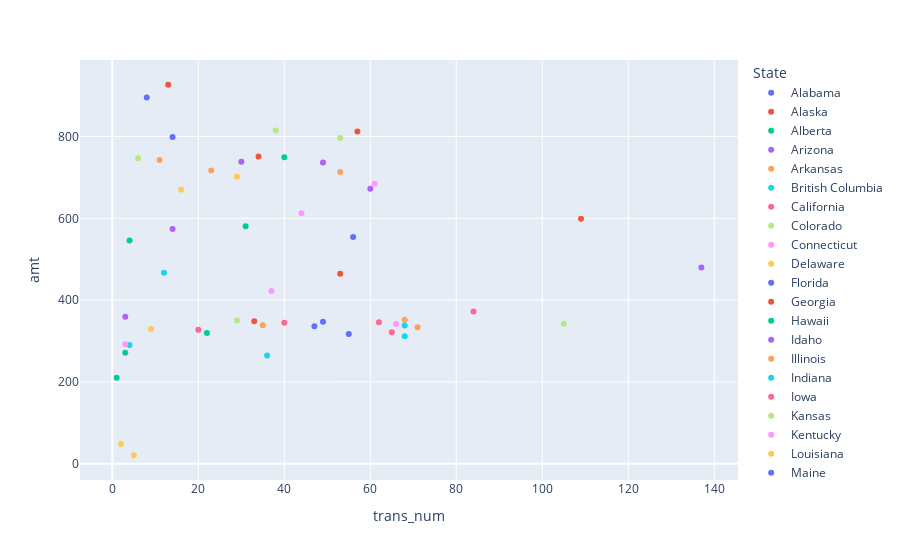

Write notebook code for a chart like this one.
### Code cell
# Build scatter plot for latitude vs. temperature


fig = px.scatter(state_merch_fraud, x=state_merch_fraud['trans_num'], y=state_merch_fraud['amt'], color='merch_state', hover_name='merch_state')

fig.update_traces(textposition='top center')  # Position the state name on top of the data point

fig.show()

# Show plot
plt.show()

### Figure 1 — Plotly figure (JSON) as saved in the notebook; plotly's stock layout.template omitted (floating-point values rounded to 4 significant figures)
{"data": [{"hovertemplate": "<b>%{hovertext}</b><br><br>State=Alabama<br>trans_num=%{x}<br>amt=%{y}<extra></extra>", "hovertext": ["Alabama"], "legendgroup": "Alabama", "marker": {"color": "#636efa", "symbol": "circle"}, "mode": "markers", "name": "Alabama", "orientation": "v", "showlegend": true, "textposition": "top center", "type": "scatter", "x": [56], "xaxis": "x", "y": [554.4], "yaxis": "y"}, {"hovertemplate": "<b>%{hovertext}</b><br><br>State=Alaska<br>trans_num=%{x}<br>amt=%{y}<extra></extra>", "hovertext": ["Alaska"], "legendgroup": "Alaska", "marker": {"color": "#EF553B", "symbol": "circle"}, "mode": "markers", "name": "Alaska", "orientation": "v", "showlegend": true, "textposition": "top center", "type": "scatter", "x": [13], "xaxis": "x", "y": [926.7], "yaxis": "y"}, {"hovertemplate": "<b>%{hovertext}</b><br><br>State=Alberta<br>trans_num=%{x}<br>amt=%{y}<extra></extra>", "hovertext": ["Alberta"], "legendgroup": "Alberta", "marker": {"color": "#00cc96", "symbol": "circle"}, "mode": "markers", "name": "Alberta", "orientation": "v", "showlegend": true, "textposition": "top center", "type": "scatter", "x": [1], "xaxis": "x", "y": [209.8], "yaxis": "y"}, {"hovertemplate": "<b>%{hovertext}</b><br><br>State=Arizona<br>trans_num=%{x}<br>amt=%{y}<extra></extra>", "hovertext": ["Arizona"], "legendgroup": "Arizona", "marker": {"color": "#ab63fa", "symbol": "circle"}, "mode": "markers", "name": "Arizona", "orientation": "v", "showlegend": true, "textposition": "top center", "type": "scatter", "x": [30], "xaxis": "x", "y": [738.4], "yaxis": "y"}, {"hovertemplate": "<b>%{hovertext}</b><br><br>State=Arkansas<br>trans_num=%{x}<br>amt=%{y}<extra></extra>", "hovertext": ["Arkansas"], "legendgroup": "Arkansas", "marker": {"color": "#FFA15A", "symbol": "circle"}, "mode": "markers", "name": "Arkansas", "orientation": "v", "showlegend": true, "textposition": "top center", "type": "scatter", "x": [23], "xaxis": "x", "y": [717.2], "yaxis": "y"}, {"hovertemplate": "<b>%{hovertext}</b><br><br>State=British Columbia<br>trans_num=%{x}<br>amt=%{y}<extra></extra>", "hovertext": ["British Columbia"], "legendgroup": "British Columbia", "marker": {"color": "#19d3f3", "symbol": "circle"}, "mode": "markers", "name": "British Columbia", "orientation": "v", "showlegend": true, "textposition": "top center", "type": "scatter", "x": [4], "xaxis": "x", "y": [290.0], "yaxis": "y"}, {"hovertemplate": "<b>%{hovertext}</b><br><br>State=California<br>trans_num=%{x}<br>amt=%{y}<extra></extra>", "hovertext": ["California"], "legendgroup": "California", "marker": {"color": "#FF6692", "symbol": "circle"}, "mode": "markers", "name": "California", "orientation": "v", "showlegend": true, "textposition": "top center", "type": "scatter", "x": [65], "xaxis": "x", "y": [321.2], "yaxis": "y"}, {"hovertemplate": "<b>%{hovertext}</b><br><br>State=Colorado<br>trans_num=%{x}<br>amt=%{y}<extra></extra>", "hovertext": ["Colorado"], "legendgroup": "Colorado", "marker": {"color": "#B6E880", "symbol": "circle"}, "mode": "markers", "name": "Colorado", "orientation": "v", "showlegend": true, "textposition": "top center", "type": "scatter", "x": [6], "xaxis": "x", "y": [747.2], "yaxis": "y"}, {"hovertemplate": "<b>%{hovertext}</b><br><br>State=Connecticut<br>trans_num=%{x}<br>amt=%{y}<extra></extra>", "hovertext": ["Connecticut"], "legendgroup": "Connecticut", "marker": {"color": "#FF97FF", "symbol": "circle"}, "mode": "markers", "name": "Connecticut", "orientation": "v", "showlegend": true, "textposition": "top center", "type": "scatter", "x": [37], "xaxis": "x", "y": [422.3], "yaxis": "y"}, {"hovertemplate": "<b>%{hovertext}</b><br><br>State=Delaware<br>trans_num=%{x}<br>amt=%{y}<extra></extra>", "hovertext": ["Delaware"], "legendgroup": "Delaware", "marker": {"color": "#FECB52", "symbol": "circle"}, "mode": "markers", "name": "Delaware", "orientation": "v", "showlegend": true, "textposition": "top center", "type": "scatter", "x": [9], "xaxis": "x", "y": [329.2], "yaxis": "y"}, {"hovertemplate": "<b>%{hovertext}</b><br><br>State=Florida<br>trans_num=%{x}<br>amt=%{y}<extra></extra>", "hovertext": ["Florida"], "legendgroup": "Florida", "marker": {"color": "#636efa", "symbol": "circle"}, "mode": "markers", "name": "Florida", "orientation": "v", "showlegend": true, "textposition": "top center", "type": "scatter", "x": [49], "xaxis": "x", "y": [347.3], "yaxis": "y"}, {"hovertemplate": "<b>%{hovertext}</b><br><br>State=Georgia<br>trans_num=%{x}<br>amt=%{y}<extra></extra>", "hovertext": ["Georgia"], "legendgroup": "Georgia", "marker": {"color": "#EF553B", "symbol": "circle"}, "mode": "markers", "name": "Georgia", "orientation": "v", "showlegend": true, "textposition": "top center", "type": "scatter", "x": [53], "xaxis": "x", "y": [464.3], "yaxis": "y"}, {"hovertemplate": "<b>%{hovertext}</b><br><br>State=Hawaii<br>trans_num=%{x}<br>amt=%{y}<extra></extra>", "hovertext": ["Hawaii"], "legendgroup": "Hawaii", "marker": {"color": "#00cc96", "symbol": "circle"}, "mode": "markers", "name": "Hawaii", "orientation": "v", "showlegend": true, "textposition": "top center", "type": "scatter", "x": [4], "xaxis": "x", "y": [545.7], "yaxis": "y"}, {"hovertemplate": "<b>%{hovertext}</b><br><br>State=Idaho<br>trans_num=%{x}<br>amt=%{y}<extra></extra>", "hovertext": ["Idaho"], "legendgroup": "Idaho", "marker": {"color": "#ab63fa", "symbol": "circle"}, "mode": "markers", "name": "Idaho", "orientation": "v", "showlegend": true, "textposition": "top center", "type": "scatter", "x": [14], "xaxis": "x", "y": [574.0], "yaxis": "y"}, {"hovertemplate": "<b>%{hovertext}</b><br><br>State=Illinois<br>trans_num=%{x}<br>amt=%{y}<extra></extra>", "hovertext": ["Illinois"], "legendgroup": "Illinois", "marker": {"color": "#FFA15A", "symbol": "circle"}, "mode": "markers", "name": "Illinois", "orientation": "v", "showlegend": true, "textposition": "top center", "type": "scatter", "x": [71], "xaxis": "x", "y": [333.7], "yaxis": "y"}, {"hovertemplate": "<b>%{hovertext}</b><br><br>State=Indiana<br>trans_num=%{x}<br>amt=%{y}<extra></extra>", "hovertext": ["Indiana"], "legendgroup": "Indiana", "marker": {"color": "#19d3f3", "symbol": "circle"}, "mode": "markers", "name": "Indiana", "orientation": "v", "showlegend": true, "textposition": "top center", "type": "scatter", "x": [68], "xaxis": "x", "y": [311.7], "yaxis": "y"}, {"hovertemplate": "<b>%{hovertext}</b><br><br>State=Iowa<br>trans_num=%{x}<br>amt=%{y}<extra></extra>", "hovertext": ["Iowa"], "legendgroup": "Iowa", "marker": {"color": "#FF6692", "symbol": "circle"}, "mode": "markers", "name": "Iowa", "orientation": "v", "showlegend": true, "textposition": "top center", "type": "scatter", "x": [84], "xaxis": "x", "y": [371.9], "yaxis": "y"}, {"hovertemplate": "<b>%{hovertext}</b><br><br>State=Kansas<br>trans_num=%{x}<br>amt=%{y}<extra></extra>", "hovertext": ["Kansas"], "legendgroup": "Kansas", "marker": {"color": "#B6E880", "symbol": "circle"}, "mode": "markers", "name": "Kansas", "orientation": "v", "showlegend": true, "textposition": "top center", "type": "scatter", "x": [38], "xaxis": "x", "y": [814.8], "yaxis": "y"}, {"hovertemplate": "<b>%{hovertext}</b><br><br>State=Kentucky<br>trans_num=%{x}<br>amt=%{y}<extra></extra>", "hovertext": ["Kentucky"], "legendgroup": "Kentucky", "marker": {"color": "#FF97FF", "symbol": "circle"}, "mode": "markers", "name": "Kentucky", "orientation": "v", "showlegend": true, "textposition": "top center", "type": "scatter", "x": [61], "xaxis": "x", "y": [684.3], "yaxis": "y"}, {"hovertemplate": "<b>%{hovertext}</b><br><br>State=Louisiana<br>trans_num=%{x}<br>amt=%{y}<extra></extra>", "hovertext": ["Louisiana"], "legendgroup": "Louisiana", "marker": {"color": "#FECB52", "symbol": "circle"}, "mode": "markers", "name": "Louisiana", "orientation": "v", "showlegend": true, "textposition": "top center", "type": "scatter", "x": [29], "xaxis": "x", "y": [701.8], "yaxis": "y"}, {"hovertemplate": "<b>%{hovertext}</b><br><br>State=Maine<br>trans_num=%{x}<br>amt=%{y}<extra></extra>", "hovertext": ["Maine"], "legendgroup": "Maine", "marker": {"color": "#636efa", "symbol": "circle"}, "mode": "markers", "name": "Maine", "orientation": "v", "showlegend": true, "textposition": "top center", "type": "scatter", "x": [14], "xaxis": "x", "y": [798.8], "yaxis": "y"}, {"hovertemplate": "<b>%{hovertext}</b><br><br>State=Maryland<br>trans_num=%{x}<br>amt=%{y}<extra></extra>", "hovertext": ["Maryland"], "legendgroup": "Maryland", "marker": {"color": "#EF553B", "symbol": "circle"}, "mode": "markers", "name": "Maryland", "orientation": "v", "showlegend": true, "textposition": "top center", "type": "scatter", "x": [57], "xaxis": "x", "y": [812.1], "yaxis": "y"}, {"hovertemplate": "<b>%{hovertext}</b><br><br>State=Massachusetts<br>trans_num=%{x}<br>amt=%{y}<extra></extra>", "hovertext": ["Massachusetts"], "legendgroup": "Massachusetts", "marker": {"color": "#00cc96", "symbol": "circle"}, "mode": "markers", "name": "Massachusetts", "orientation": "v", "showlegend": true, "textposition": "top center", "type": "scatter", "x": [22], "xaxis": "x", "y": [319.5], "yaxis": "y"}, {"hovertemplate": "<b>%{hovertext}</b><br><br>State=Michigan<br>trans_num=%{x}<br>amt=%{y}<extra></extra>", "hovertext": ["Michigan"], "legendgroup": "Michigan", "marker": {"color": "#ab63fa", "symbol": "circle"}, "mode": "markers", "name": "Michigan", "orientation": "v", "showlegend": true, "textposition": "top center", "type": "scatter", "x": [49], "xaxis": "x", "y": [736.5], "yaxis": "y"}, {"hovertemplate": "<b>%{hovertext}</b><br><br>State=Minnesota<br>trans_num=%{x}<br>amt=%{y}<extra></extra>", "hovertext": ["Minnesota"], "legendgroup": "Minnesota", "marker": {"color": "#FFA15A", "symbol": "circle"}, "mode": "markers", "name": "Minnesota", "orientation": "v", "showlegend": true, "textposition": "top center", "type": "scatter", "x": [68], "xaxis": "x", "y": [351.6], "yaxis": "y"}, {"hovertemplate": "<b>%{hovertext}</b><br><br>State=Mississippi<br>trans_num=%{x}<br>amt=%{y}<extra></extra>", "hovertext": ["Mississippi"], "legendgroup": "Mississippi", "marker": {"color": "#19d3f3", "symbol": "circle"}, "mode": "markers", "name": "Mississippi", "orientation": "v", "showlegend": true, "textposition": "top center", "type": "scatter", "x": [68], "xaxis": "x", "y": [337.8], "yaxis": "y"}, {"hovertemplate": "<b>%{hovertext}</b><br><br>State=Missouri<br>trans_num=%{x}<br>amt=%{y}<extra></extra>", "hovertext": ["Missouri"], "legendgroup": "Missouri", "marker": {"color": "#FF6692", "symbol": "circle"}, "mode": "markers", "name": "Missouri", "orientation": "v", "showlegend": true, "textposition": "top center", "type": "scatter", "x": [62], "xaxis": "x", "y": [346.1], "yaxis": "y"}, {"hovertemplate": "<b>%{hovertext}</b><br><br>State=Montana<br>trans_num=%{x}<br>amt=%{y}<extra></extra>", "hovertext": ["Montana"], "legendgroup": "Montana", "marker": {"color": "#B6E880", "symbol": "circle"}, "mode": "markers", "name": "Montana", "orientation": "v", "showlegend": true, "textposition": "top center", "type": "scatter", "x": [29], "xaxis": "x", "y": [350.0], "yaxis": "y"}, {"hovertemplate": "<b>%{hovertext}</b><br><br>State=Nebraska<br>trans_num=%{x}<br>amt=%{y}<extra></extra>", "hovertext": ["Nebraska"], "legendgroup": "Nebraska", "marker": {"color": "#FF97FF", "symbol": "circle"}, "mode": "markers", "name": "Nebraska", "orientation": "v", "showlegend": true, "textposition": "top center", "type": "scatter", "x": [44], "xaxis": "x", "y": [612.3], "yaxis": "y"}, {"hovertemplate": "<b>%{hovertext}</b><br><br>State=New Brunswick<br>trans_num=%{x}<br>amt=%{y}<extra></extra>", "hovertext": ["New Brunswick"], "legendgroup": "New Brunswick", "marker": {"color": "#FECB52", "symbol": "circle"}, "mode": "markers", "name": "New Brunswick", "orientation": "v", "showlegend": true, "textposition": "top center", "type": "scatter", "x": [2], "xaxis": "x", "y": [47.77], "yaxis": "y"}, {"hovertemplate": "<b>%{hovertext}</b><br><br>State=New Hampshire<br>trans_num=%{x}<br>amt=%{y}<extra></extra>", "hovertext": ["New Hampshire"], "legendgroup": "New Hampshire", "marker": {"color": "#636efa", "symbol": "circle"}, "mode": "markers", "name": "New Hampshire", "orientation": "v", "showlegend": true, "textposition": "top center", "type": "scatter", "x": [8], "xaxis": "x", "y": [895.3], "yaxis": "y"}, {"hovertemplate": "<b>%{hovertext}</b><br><br>State=New Jersey<br>trans_num=%{x}<br>amt=%{y}<extra></extra>", "hovertext": ["New Jersey"], "legendgroup": "New Jersey", "marker": {"color": "#EF553B", "symbol": "circle"}, "mode": "markers", "name": "New Jersey", "orientation": "v", "showlegend": true, "textposition": "top center", "type": "scatter", "x": [34], "xaxis": "x", "y": [751.3], "yaxis": "y"}, {"hovertemplate": "<b>%{hovertext}</b><br><br>State=New Mexico<br>trans_num=%{x}<br>amt=%{y}<extra></extra>", "hovertext": ["New Mexico"], "legendgroup": "New Mexico", "marker": {"color": "#00cc96", "symbol": "circle"}, "mode": "markers", "name": "New Mexico", "orientation": "v", "showlegend": true, "textposition": "top center", "type": "scatter", "x": [31], "xaxis": "x", "y": [580.5], "yaxis": "y"}, {"hovertemplate": "<b>%{hovertext}</b><br><br>State=New York<br>trans_num=%{x}<br>amt=%{y}<extra></extra>", "hovertext": ["New York"], "legendgroup": "New York", "marker": {"color": "#ab63fa", "symbol": "circle"}, "mode": "markers", "name": "New York", "orientation": "v", "showlegend": true, "textposition": "top center", "type": "scatter", "x": [137], "xaxis": "x", "y": [479.5], "yaxis": "y"}, {"hovertemplate": "<b>%{hovertext}</b><br><br>State=No State found<br>trans_num=%{x}<br>amt=%{y}<extra></extra>", "hovertext": ["No State found"], "legendgroup": "No State found", "marker": {"color": "#FFA15A", "symbol": "circle"}, "mode": "markers", "name": "No State found", "orientation": "v", "showlegend": true, "textposition": "top center", "type": "scatter", "x": [53], "xaxis": "x", "y": [713.3], "yaxis": "y"}, {"hovertemplate": "<b>%{hovertext}</b><br><br>State=North Carolina<br>trans_num=%{x}<br>amt=%{y}<extra></extra>", "hovertext": ["North Carolina"], "legendgroup": "North Carolina", "marker": {"color": "#19d3f3", "symbol": "circle"}, "mode": "markers", "name": "North Carolina", "orientation": "v", "showlegend": true, "textposition": "top center", "type": "scatter", "x": [36], "xaxis": "x", "y": [264.3], "yaxis": "y"}, {"hovertemplate": "<b>%{hovertext}</b><br><br>State=North Dakota<br>trans_num=%{x}<br>amt=%{y}<extra></extra>", "hovertext": ["North Dakota"], "legendgroup": "North Dakota", "marker": {"color": "#FF6692", "symbol": "circle"}, "mode": "markers", "name": "North Dakota", "orientation": "v", "showlegend": true, "textposition": "top center", "type": "scatter", "x": [40], "xaxis": "x", "y": [344.3], "yaxis": "y"}, {"hovertemplate": "<b>%{hovertext}</b><br><br>State=Ohio<br>trans_num=%{x}<br>amt=%{y}<extra></extra>", "hovertext": ["Ohio"], "legendgroup": "Ohio", "marker": {"color": "#B6E880", "symbol": "circle"}, "mode": "markers", "name": "Ohio", "orientation": "v", "showlegend": true, "textposition": "top center", "type": "scatter", "x": [53], "xaxis": "x", "y": [796.2], "yaxis": "y"}, {"hovertemplate": "<b>%{hovertext}</b><br><br>State=Oklahoma<br>trans_num=%{x}<br>amt=%{y}<extra></extra>", "hovertext": ["Oklahoma"], "legendgroup": "Oklahoma", "marker": {"color": "#FF97FF", "symbol": "circle"}, "mode": "markers", "name": "Oklahoma", "orientation": "v", "showlegend": true, "textposition": "top center", "type": "scatter", "x": [66], "xaxis": "x", "y": [341.8], "yaxis": "y"}, {"hovertemplate": "<b>%{hovertext}</b><br><br>State=Ontario<br>trans_num=%{x}<br>amt=%{y}<extra></extra>", "hovertext": ["Ontario"], "legendgroup": "Ontario", "marker": {"color": "#FECB52", "symbol": "circle"}, "mode": "markers", "name": "Ontario", "orientation": "v", "showlegend": true, "textposition": "top center", "type": "scatter", "x": [16], "xaxis": "x", "y": [669.8], "yaxis": "y"}, {"hovertemplate": "<b>%{hovertext}</b><br><br>State=Oregon<br>trans_num=%{x}<br>amt=%{y}<extra></extra>", "hovertext": ["Oregon"], "legendgroup": "Oregon", "marker": {"color": "#636efa", "symbol": "circle"}, "mode": "markers", "name": "Oregon", "orientation": "v", "showlegend": true, "textposition": "top center", "type": "scatter", "x": [47], "xaxis": "x", "y": [336.3], "yaxis": "y"}, {"hovertemplate": "<b>%{hovertext}</b><br><br>State=Pennsylvania<br>trans_num=%{x}<br>amt=%{y}<extra></extra>", "hovertext": ["Pennsylvania"], "legendgroup": "Pennsylvania", "marker": {"color": "#EF553B", "symbol": "circle"}, "mode": "markers", "name": "Pennsylvania", "orientation": "v", "showlegend": true, "textposition": "top center", "type": "scatter", "x": [109], "xaxis": "x", "y": [599.0], "yaxis": "y"}, {"hovertemplate": "<b>%{hovertext}</b><br><br>State=Rhode Island<br>trans_num=%{x}<br>amt=%{y}<extra></extra>", "hovertext": ["Rhode Island"], "legendgroup": "Rhode Island", "marker": {"color": "#00cc96", "symbol": "circle"}, "mode": "markers", "name": "Rhode Island", "orientation": "v", "showlegend": true, "textposition": "top center", "type": "scatter", "x": [3], "xaxis": "x", "y": [271.1], "yaxis": "y"}, {"hovertemplate": "<b>%{hovertext}</b><br><br>State=Saskatchewan<br>trans_num=%{x}<br>amt=%{y}<extra></extra>", "hovertext": ["Saskatchewan"], "legendgroup": "Saskatchewan", "marker": {"color": "#ab63fa", "symbol": "circle"}, "mode": "markers", "name": "Saskatchewan", "orientation": "v", "showlegend": true, "textposition": "top center", "type": "scatter", "x": [3], "xaxis": "x", "y": [359.3], "yaxis": "y"}, {"hovertemplate": "<b>%{hovertext}</b><br><br>State=South Carolina<br>trans_num=%{x}<br>amt=%{y}<extra></extra>", "hovertext": ["South Carolina"], "legendgroup": "South Carolina", "marker": {"color": "#FFA15A", "symbol": "circle"}, "mode": "markers", "name": "South Carolina", "orientation": "v", "showlegend": true, "textposition": "top center", "type": "scatter", "x": [35], "xaxis": "x", "y": [338.5], "yaxis": "y"}, {"hovertemplate": "<b>%{hovertext}</b><br><br>State=South Dakota<br>trans_num=%{x}<br>amt=%{y}<extra></extra>", "hovertext": ["South Dakota"], "legendgroup": "South Dakota", "marker": {"color": "#19d3f3", "symbol": "circle"}, "mode": "markers", "name": "South Dakota", "orientation": "v", "showlegend": true, "textposition": "top center", "type": "scatter", "x": [12], "xaxis": "x", "y": [467.1], "yaxis": "y"}, {"hovertemplate": "<b>%{hovertext}</b><br><br>State=Tennessee<br>trans_num=%{x}<br>amt=%{y}<extra></extra>", "hovertext": ["Tennessee"], "legendgroup": "Tennessee", "marker": {"color": "#FF6692", "symbol": "circle"}, "mode": "markers", "name": "Tennessee", "orientation": "v", "showlegend": true, "textposition": "top center", "type": "scatter", "x": [20], "xaxis": "x", "y": [327.5], "yaxis": "y"}, {"hovertemplate": "<b>%{hovertext}</b><br><br>State=Texas<br>trans_num=%{x}<br>amt=%{y}<extra></extra>", "hovertext": ["Texas"], "legendgroup": "Texas", "marker": {"color": "#B6E880", "symbol": "circle"}, "mode": "markers", "name": "Texas", "orientation": "v", "showlegend": true, "textposition": "top center", "type": "scatter", "x": [105], "xaxis": "x", "y": [341.9], "yaxis": "y"}, {"hovertemplate": "<b>%{hovertext}</b><br><br>State=Utah<br>trans_num=%{x}<br>amt=%{y}<extra></extra>", "hovertext": ["Utah"], "legendgroup": "Utah", "marker": {"color": "#FF97FF", "symbol": "circle"}, "mode": "markers", "name": "Utah", "orientation": "v", "showlegend": true, "textposition": "top center", "type": "scatter", "x": [3], "xaxis": "x", "y": [292.1], "yaxis": "y"}, {"hovertemplate": "<b>%{hovertext}</b><br><br>State=Vermont<br>trans_num=%{x}<br>amt=%{y}<extra></extra>", "hovertext": ["Vermont"], "legendgroup": "Vermont", "marker": {"color": "#FECB52", "symbol": "circle"}, "mode": "markers", "name": "Vermont", "orientation": "v", "showlegend": true, "textposition": "top center", "type": "scatter", "x": [5], "xaxis": "x", "y": [20.5], "yaxis": "y"}, {"hovertemplate": "<b>%{hovertext}</b><br><br>State=Virginia<br>trans_num=%{x}<br>amt=%{y}<extra></extra>", "hovertext": ["Virginia"], "legendgroup": "Virginia", "marker": {"color": "#636efa", "symbol": "circle"}, "mode": "markers", "name": "Virginia", "orientation": "v", "showlegend": true, "textposition": "top center", "type": "scatter", "x": [55], "xaxis": "x", "y": [317.1], "yaxis": "y"}, {"hovertemplate": "<b>%{hovertext}</b><br><br>State=Washington<br>trans_num=%{x}<br>amt=%{y}<extra></extra>", "hovertext": ["Washington"], "legendgroup": "Washington", "marker": {"color": "#EF553B", "symbol": "circle"}, "mode": "markers", "name": "Washington", "orientation": "v", "showlegend": true, "textposition": "top center", "type": "scatter", "x": [33], "xaxis": "x", "y": [348.5], "yaxis": "y"}, {"hovertemplate": "<b>%{hovertext}</b><br><br>State=West Virginia<br>trans_num=%{x}<br>amt=%{y}<extra></extra>", "hovertext": ["West Virginia"], "legendgroup": "West Virginia", "marker": {"color": "#00cc96", "symbol": "circle"}, "mode": "markers", "name": "West Virginia", "orientation": "v", "showlegend": true, "textposition": "top center", "type": "scatter", "x": [40], "xaxis": "x", "y": [749.1], "yaxis": "y"}, {"hovertemplate": "<b>%{hovertext}</b><br><br>State=Wisconsin<br>trans_num=%{x}<br>amt=%{y}<extra></extra>", "hovertext": ["Wisconsin"], "legendgroup": "Wisconsin", "marker": {"color": "#ab63fa", "symbol": "circle"}, "mode": "markers", "name": "Wisconsin", "orientation": "v", "showlegend": true, "textposition": "top center", "type": "scatter", "x": [60], "xaxis": "x", "y": [672.5], "yaxis": "y"}, {"hovertemplate": "<b>%{hovertext}</b><br><br>State=Wyoming<br>trans_num=%{x}<br>amt=%{y}<extra></extra>", "hovertext": ["Wyoming"], "legendgroup": "Wyoming", "marker": {"color": "#FFA15A", "symbol": "circle"}, "mode": "markers", "name": "Wyoming", "orientation": "v", "showlegend": true, "textposition": "top center", "type": "scatter", "x": [11], "xaxis": "x", "y": [742.9], "yaxis": "y"}], "layout": {"legend": {"title": {"text": "State"}, "tracegroupgap": 0}, "margin": {"t": 60}, "xaxis": {"anchor": "y", "domain": [0, 1], "title": {"text": "trans_num"}}, "yaxis": {"anchor": "x", "domain": [0, 1], "title": {"text": "amt"}}}}
